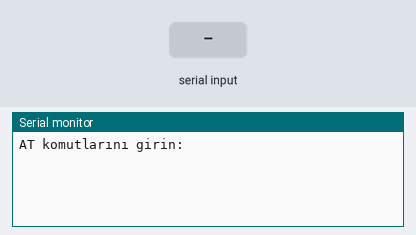
The sketch below on a simulated Arduino Uno, built with avr-gcc and run on an emulated ATmega328P. On the bench: the last lines printed to the serial monitor. The test bench sets the inputs (shaded band).

Above: at 1.2 s.
1.3 s: "1" received over the second serial link
At 1.6 s:
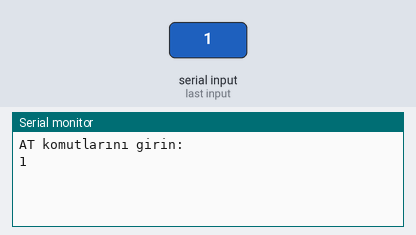
2.8 s: "0" received over the second serial link
At 4.0 s:
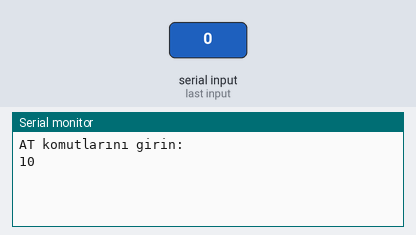

The sketch:

8.4.2._HC-06_seri_port_ekran_iletisimi.ino
```cpp
#include <SoftwareSerial.h>
SoftwareSerial BTserial(2, 3); // TX ve RX pin uçları bağlanır.

void setup()
{
Serial.begin(9600);
Serial.println("AT komutlarını girin:");

BTserial.begin(9600);  // HC-06 varsayılan seri hızı 9600'dir
}

void loop()
{
// HC-06'dan okumaya devam eder ve Arduino Seri port ekranına gönderir.
if (BTserial.available())
{
Serial.write(BTserial.read());
}
// Arduino Seri port ekranından okumaya devam eder ve HC-06'ya gönderir.
if (Serial.available())
{
BTserial.write(Serial.read());
}
}
```

Measured:
- after the input at 1.3 s, the serial monitor: prints a new line at once (image 1)
- after the input at 2.8 s, the serial monitor: prints a new line at once (image 2)
